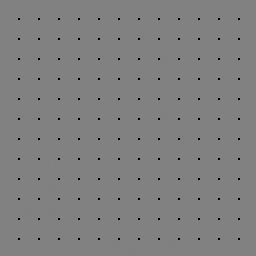
%> input picture lab5/point.bmp, 128 x 128 px (shown 2 times larger)
$ octave --eval "geometric_rectification;"   (GNU Octave 9; MATLAB toolbox functions it lacks are replaced by stand-ins)
%> lines starting %> are read from the running program, lines starting %| are printed output that depends on the picture; in (x1, y1, x2, y2) boxes, pixels count from 0 and x2, y2 are one past the last pixel; in counts of white or black regions, pixels touching at a corner belong together; the program's own positions count from 1
### lab5/get_pointRow.m
function [m, n, j] = get_pointRow(pointbak, m, n, j)
% input the matrix and start position, return that row's black point

while pointbak(m, n) == 0
    n = n - 1;                      % Scan from right to left
    while pointbak(m-j, n) == 0     % Find the point around the pixel
        j = j + 1;
        if(j == 12)                 % Scan 12 pixels
            j = 0;
            break;
        end
    end
    if pointbak(m-j, n) == 1       % Find the point and break the loop
        break;
    end
end

### lab5/geometric_rectification.m
function geometric_rectification()
% show the picture after geometric rectification

point = imread('point.bmp');
%> point is the input picture: size 128x128 uint8; min 0, max 129, mean 127.6
pointsp = imread('point_sp.bmp');
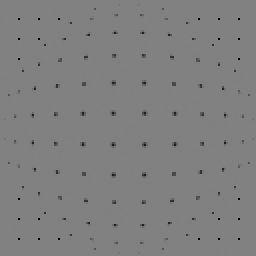
%> input picture lab5/point_sp.bmp, 128 x 128 px (shown 2 times larger)
%> pointsp is the input picture: size 128x128 uint8; min 0, max 129, mean 127.6
tiger_sp = imread('tiger_sp.bmp');
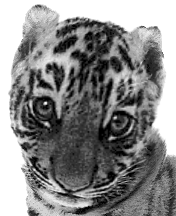
%> input picture lab5/tiger_sp.bmp, 176 x 216 px
%> tiger_sp is the input picture: size 216x176 uint8; min 0, max 255, mean 137.5

%% Get the pixel position of the points
X = zeros(12, 12);
Y = zeros(12, 12);
X = reshape(X, 1, 144);
Y = reshape(Y, 1, 144);
k = 1;
for i = 1:128
    for j = 1:128
        if point(i, j) == 0
            X(k) = i;
            Y(k) = j;
            k = k + 1;
        end
    end
end
%> after the loop, X = 144 values from 10 to 120; Y = 144 values, max 120 at index 12, min 10 at index 1, mean 65; k = 145
X = reshape(X, 12, 12);
Y = reshape(Y, 12, 12);

Xsp = zeros(12, 12);
Ysp = zeros(12, 12);
Xsp = reshape(Xsp, 1, 144);
Ysp = reshape(Ysp, 1, 144);

for i = 1:128
    for j = 1:128
        if point(i, j) == 0
            point(i, j) = 255;
        else
            point(i, j) = 0;
        end
    end
end
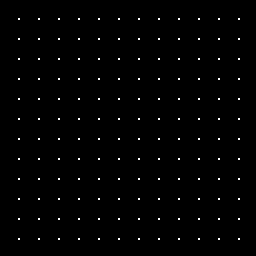
%> point: size 128x128 uint8 (shown 2 times larger); 0.88% white in thin lines or dots, all inside (x1, y1, x2, y2) = (9, 9, 120, 120)
subplot(223), imshow(point);
title('Point');

%% Get the pixel position of the pointsp
pointRecord = zeros(128, 128);
k = 1;
for i = 1:128
    for j = 1:128
        if pointsp(i, j) < 125 && pointRecord(i,j) == 0 % A black point without recorded
            pointRecord(i, j) = 1;
            xsum = i;
            ysum = j;
            count = 1;
        	% There is no record around the black point
            if (pointRecord(i, j-1) ~= 1) && (pointRecord(i, j+1) ~= 1) && (pointRecord(i+1, j-1) ~= 1) && (pointRecord(i+1, j+1) ~= 1) && (pointRecord(i+1, j) ~= 1) && (pointRecord(i-1, j) ~= 1) && (pointRecord(i-1, j-1) ~= 1) && (pointRecord(i-1, j+1) ~= 1)
                for x = -1:1
                    for y = -1:1
                        if x~=0 && y~=0
                            itemp = i;
                            jtemp = j;
                            % Caculate the sum of the pixels of one point
                            while pointsp(itemp + x, jtemp + y) < 125
                                pointRecord(itemp + x, jtemp + y) = 1;
                                xsum = xsum + itemp + x;
                                ysum = ysum+ jtemp + y;
                                count = count + 1;
                                itemp = itemp + x;
                                jtemp = jtemp + y;
                            end
                        end
                    end
                end
                Xsp(k) = fix(xsum / count);
                Ysp(k) = fix(ysum / count);
                k = k + 1;
            end
        end
    end
end
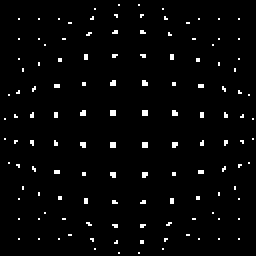
%> pointRecord: size 128x128 double (shown 2 times larger); values 0 (black) and 1 (white), 2.6% white in thin lines or dots
%> after the loop, Xsp = 144 values, max 127 at index 127, min 0 at index 129, mean 57.47; Ysp = 144 values, max 127 at index 64, min 0 at index 129, mean 57.51; count = 1; itemp = 127; jtemp = 70; k = 129; xsum = 127; ysum = 70
Xsp = reshape(Xsp, 12, 12);
Ysp = reshape(Ysp, 12, 12);

%% Get the 128 * 128 matrix of the pointsp, 1 means point
pointbak = zeros(128, 128);
for i = 1:12
    for j = 1:12
        if((Xsp(i, j)~=0) && (Ysp(i, j)~=0) && (Xsp(i, j)<=65) && (Ysp(i, j)<=65)) % 1/4 of the points
            pointbak(Xsp(i, j), Ysp(i, j)) = 1;
        end
    end
end
%> pointbak: size 128x128 double; values 0 (black) and 1 (white), 0.2% white in thin lines or dots, all inside (x1, y1, x2, y2) = (2, 2, 60, 60)
for i = 1:64
    for j = 1:64
        if pointbak(i, j) == 1
            pointbak(128-i+1, j) = 1;
            pointbak(i, 128-j+1) = 1;
            pointbak(129-i, 128-j+1) = 1;
        end
    end
end
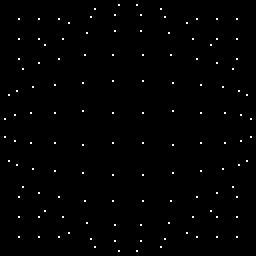
%> pointbak: size 128x128 double (shown 2 times larger); values 0 (black) and 1 (white), 0.78% white in thin lines or dots

subplot(221), imshow(pointbak);
title('PointSp');

%% Change the order of pointsps to related to points
Xsptemp = zeros(12, 12);
Ysptemp = zeros(12, 12);

% The first row
m = 79;
n = 64;
j = 0;
for i = 1:6
    [m, n, j] = get_pointRow(pointbak, m, n, j);
    pointbak(m-j, n) = 0;   % Remove the point
    Xsptemp(7, 7-i) = m-j;  % Record the position of the point
    Ysptemp(7, 7-i) = n;
end
%> this loop made 6 passes
%> (n, j) on passes 1 to 6: (57, 7), (42, 6), (28, 7), (16, 7), (8, 8), (3, 10)
%> pointbak: size 128x128 double; values 0 (black) and 1 (white), 0.74% white in thin lines or dots

% The second row
m = 91;
n = 64;
j = 0;
for i = 1:6
    [m, n, j] = get_pointRow(pointbak, m, n, j);
    pointbak(m-j, n) = 0;
    Xsptemp(8, 7-i) = m-j;
    Ysptemp(8, 7-i) = n;
    m = m - j;
end
%> this loop made 6 passes
%> (m, n, j) on passes 1 to 6: (88, 57, 3), (87, 42, 1), (86, 28, 1), (85, 17, 1), (83, 9, 2), (81, 5, 2)
%> pointbak: size 128x128 double; values 0 (black) and 1 (white), 0.71% white in thin lines or dots

% The third row
m = 103;
n = 64;
j = 0;
for i = 1:5
    [m, n, j] = get_pointRow(pointbak, m, n, j);
    pointbak(m-j, n) = 0;
    Xsptemp(9, 7-i) = m-j;
    Ysptemp(9, 7-i) = n;
    m = m-j;
end
%> this loop made 5 passes
%> (m, n, j) on passes 1 to 5: (101, 57, 2), (101, 43, 0), (99, 30, 2), (97, 20, 2), (94, 12, 3)
%> pointbak: size 128x128 double; values 0 (black) and 1 (white), 0.68% white in thin lines or dots

% The fourth row
m = 115;
n = 64;
j = 0;
for i = 1:4
    [m, n, j] = get_pointRow(pointbak, m, n, j);
    pointbak(m-j,n)=0;
    Xsptemp(10,7-i)=m-j;
    Ysptemp(10,7-i)=n;
    m=m-j;
end
%> this loop made 4 passes
%> (m, n, j) on passes 1 to 4: (113, 58, 2), (112, 44, 1), (109, 32, 3), (106, 23, 3)
%> pointbak: size 128x128 double; values 0 (black) and 1 (white), 0.65% white in thin lines or dots

% The fifth row
m = 123;
n = 64;
j = 0;
for i = 1:3
    [m, n, j] = get_pointRow(pointbak, m, n, j);
    pointbak(m-j, n) = 0;
    Xsptemp(11, 7-i) = m-j;
    Ysptemp(11, 7-i) = n;
    m = m - j;
end
%> this loop made 3 passes
%> (m, n, j) on passes 1 to 3: (121, 58, 2), (120, 46, 1), (117, 35, 3)
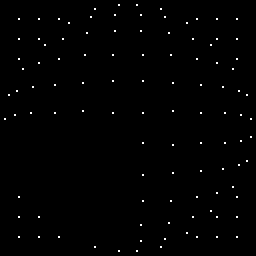
%> pointbak: size 128x128 double (shown 2 times larger); values 0 (black) and 1 (white), 0.63% white in thin lines or dots

% The sixth row
m = 128;
n = 64;
j = 0;
for i = 1:2
    [m, n, j] = get_pointRow(pointbak, m, n, j);
    pointbak(m-j, n) = 0;
    Xsptemp(12, 7-i) = m - j;
    Ysptemp(12, 7-i) = n;
    m = m - j;
end
%> this loop made 2 passes
%> (m, n, j) on passes 1 to 2: (126, 60, 2), (124, 48, 2)
%> pointbak: size 128x128 double; values 0 (black) and 1 (white), 0.62% white in thin lines or dots

%% Cat the points which is not change in 1/4, X, Y are matrix by reshape
Xsptemp(10, 1) = Y(10, 1);
Xsptemp(11, 1) = Y(11, 1);
Xsptemp(11, 2) = Y(11, 2);
Xsptemp(12, 1) = Y(12, 1);
Xsptemp(12, 2) = Y(12, 2);
Xsptemp(12, 3) = Y(12, 3);

Ysptemp(10, 1) = X(10, 1);
Ysptemp(11, 1) = X(11, 1);
Ysptemp(11, 2) = X(11, 2);
Ysptemp(12, 1) = X(12, 1);
Ysptemp(12, 2) = X(12, 2);
Ysptemp(12, 3) = X(12, 3);

%% Add value for zero where loss black point
Xsptemp(9, 1) = (Xsptemp(8, 1) + Xsptemp(9, 2)) / 2;
Xsptemp(10, 2) = (Xsptemp(9, 2) + Xsptemp(10, 3)) / 2;
Xsptemp(11, 3) = (Xsptemp(10, 3) + Xsptemp(11, 4)) / 2;
Xsptemp(12, 4) = (Xsptemp(11, 4) + Xsptemp(12, 5)) / 2;

Ysptemp(9, 1) = (Ysptemp(8, 1) + Ysptemp(9, 2)) / 2;
Ysptemp(10, 2) = (Ysptemp(9, 2) + Ysptemp(10, 3)) / 2;
Ysptemp(11, 3) = (Ysptemp(10, 3) + Ysptemp(11, 4)) / 2;
Ysptemp(12, 4) = (Ysptemp(11, 4) + Ysptemp(12, 5)) / 2;

%% Caculate the left up part of the matrix by the symmetries
for x = 1:6
    for y = 1:6
        Xsptemp(x, y) = 128 - Xsptemp(13 - x, y);
        Ysptemp(x, y) = Ysptemp(13 - x, y);
    end
end

%% Caculate the right part of the matrix by the symmetries
for x = 1:12
    for y = 7:12
        Xsptemp(x, y) = Xsptemp(x, 13 - y);
        Ysptemp(x, y) = 128 - Ysptemp(x, 13 - y);
    end
end

%% Add edge for the matrix 12*12 -> 14*14
PointC = zeros(14, 14);
PointR = zeros(14, 14);
PointX = zeros(14, 14);
PointY = zeros(14, 14);

for i=1:12
    for j=1:12
        PointC(i+1, j+1) = X(i, j);
        PointR(i+1, j+1) = Y(i, j);
        PointX(i+1, j+1) = Ysptemp(i, j);
        PointY(i+1, j+1) = Xsptemp(i, j);
    end
end

%% Set the edge position for black point
%               0 0 0 0 0      1 2 3 4 5
%   2 3 4       0 2 3 4 0      1 2 3 4 5
%   2 3 4   =>  0 2 3 4 0  =>  1 2 3 4 5
%   2 3 4       0 2 3 4 0      1 2 3 4 5
%               0 0 0 0 0      1 2 3 4 5
for k = 1:14
    PointC(1, k) = PointC(2, k);
    PointC(14, k) = PointC(13, k);
    PointC(k, 1) = 1;
    PointC(k, 14) = 128;

    PointR(k, 1) = PointR(k, 2);
    PointR(k, 14) = PointR(k, 13);
    PointR(1, k) = 1;
    PointR(14, k) = 128;

    PointX(1, k) = PointX(2, k);
    PointX(14, k) = PointX(13, k);
    PointX(k, 1) = 1;
    PointX(k, 14) = 128;

    PointY(k, 1) = PointY(k, 2);
    PointY(k, 14) = PointY(k, 13);
    PointY(1, k) = 1;
    PointY(14, k) = 128;
end

%% Transform the matrix
subplot(222), imshow(tiger_sp);
title('Original picture');
tiger_sp = imresize(tiger_sp, [128, 128], 'bilinear');
%> tiger_sp: size 128x128 uint8
tiger = tiger_sp;

% Divide the picture to 14 * 14 little pictures
for i = 1:13
    for j = 1:13
        A = [PointC(i, j),     PointR(i, j),     PointC(i, j)*PointR(i, j),         1;
             PointC(i, j+1),   PointR(i, j+1),   PointC(i, j+1)*PointR(i, j+1),     1;
             PointC(i+1, j),   PointR(i+1, j),   PointC(i+1, j)*PointR(i+1, j),     1;
             PointC(i+1, j+1), PointR(i+1, j+1), PointC(i+1, j+1)*PointR(i+1, j+1), 1];

        % Get the grid by 4 points
        TargetX = [PointX(i, j);
                   PointX(i, j+1);
                   PointX(i+1, j);
                   PointX(i+1, j+1)];

        TargetY = [PointY(i, j);
                   PointY(i, j+1);
                   PointY(i+1, j);
                   PointY(i+1, j+1)];

        % A * CoefX = TargetX
        CoefX = A \ TargetX;
        CoefY = A \ TargetY;

        for x = PointC(i, j):PointC(i, j+1)
            for y = PointR(i, j):PointR(i+1, j)
                a = [x, y, x*y, 1];
                tiger(x, y) = tiger_sp(round(a*CoefX), round(a*CoefY));
            end
        end
    end
end
tiger = imresize(tiger, [216, 176], 'bilinear');
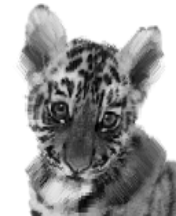
%> tiger: size 216x176 uint8; min 1, max 255, mean 162.3
subplot(224), imshow(tiger);
title('After rectification');
